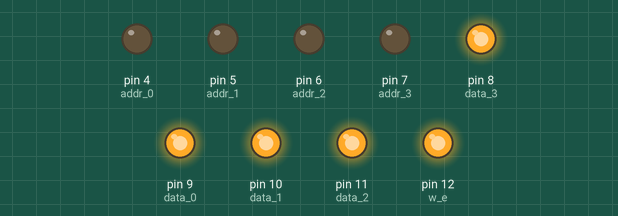
Bench run of a sketch on a simulated Arduino Uno, built with avr-gcc and run on an emulated ATmega328P. Parts: output pins drawn as LEDs (lit = HIGH).

Above: at 0.5 s.
At 2.5 s:
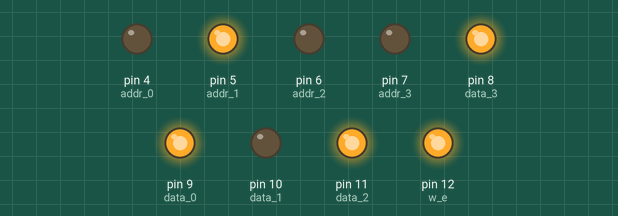
At 4.5 s:
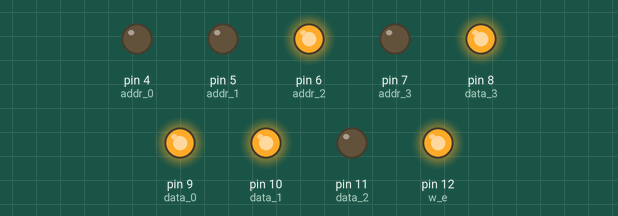
At 8.5 s:
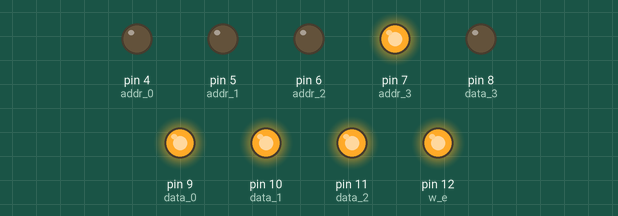
At 12.5 s:
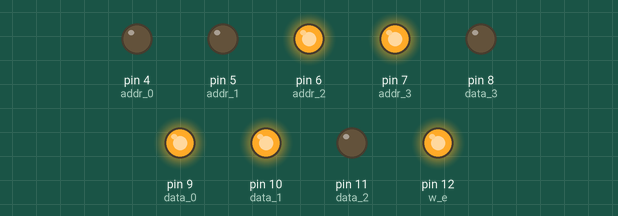
At 17.5 s:
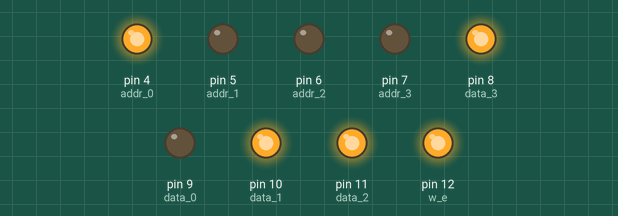
Timing chart, 0 to 18.4 s (numbered marks = the images above):
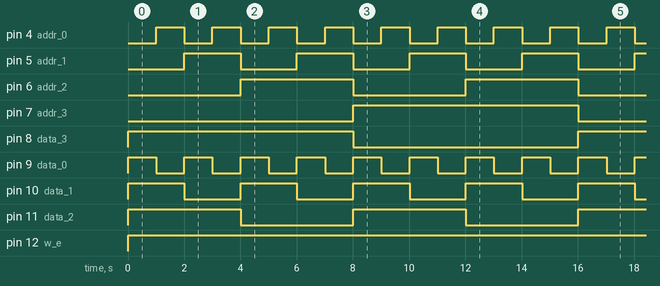

Measured:
- by itself, pin 4 (addr_0), pin 9 (data_0): alternates HIGH for 1.0 s and LOW for 1.0 s
- by itself, pin 5 (addr_1), pin 10 (data_1): alternates HIGH for 2.0 s and LOW for 2.0 s
- by itself, pin 6 (addr_2), pin 11 (data_2): alternates HIGH for 4.0 s and LOW for 4.0 s
- by itself, pin 7 (addr_3), pin 8 (data_3): alternates HIGH for 8.0 s and LOW for 8.0 s
- by itself, pin 12 (w_e): LOW → HIGH at 0.00 s

The sketch:

control_test_3.ino
```cpp
int data_0  = 9;
int data_1  = 10;
int data_2  = 11;
int data_3  = 8;
int w_e     = 12;
int addr_0  = 4;
int addr_1  = 5;
int addr_2  = 6;
int addr_3  = 7;


int number;

void setup() {
    pinMode(data_0, OUTPUT);
    pinMode(data_1, OUTPUT);
    pinMode(data_2, OUTPUT);
    pinMode(data_3, OUTPUT);
    pinMode(w_e, OUTPUT);
    pinMode(addr_0, OUTPUT);
    pinMode(addr_1, OUTPUT);
    pinMode(addr_2, OUTPUT);
    pinMode(addr_3, OUTPUT);
    digitalWrite(w_e,HIGH);
  number = 0;

}

void write_to_189(int data){
  digitalWrite(data_0, !bitRead(data, 0));
  digitalWrite(data_1, !bitRead(data, 1));
  digitalWrite(data_2, !bitRead(data, 2));
  digitalWrite(data_3, !bitRead(data, 3));
  digitalWrite(w_e, LOW);
  delay(1);
  digitalWrite(w_e, HIGH);
}


int delay_amount = 1000;


void loop() {
  digitalWrite(addr_0, bitRead(number, 0));
  digitalWrite(addr_1, bitRead(number, 1));
  digitalWrite(addr_2, bitRead(number, 2));
  digitalWrite(addr_3, bitRead(number, 3));
  write_to_189(number);
  delay(delay_amount);
  number = number + 1;

}
```
